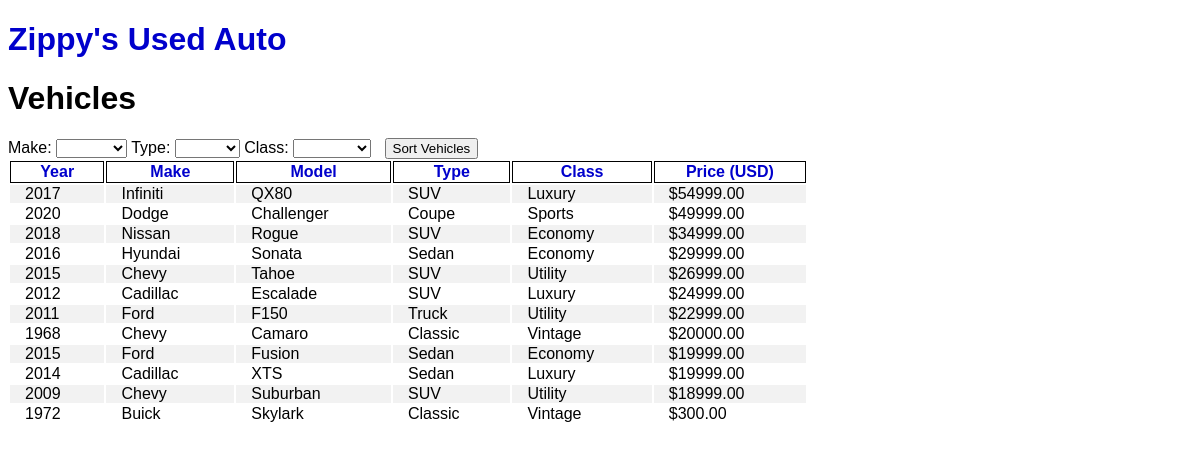
The page / on the database its author committed.
### tables this page shows
CREATE TABLE `vehicles` (
  `VehicleID` int(11) NOT NULL,
  `Year` int(11) NOT NULL,
  `Make` int(11) NOT NULL,
  `Model` varchar(20) NOT NULL,
  `Type` int(11) NOT NULL,
  `Class` int(11) NOT NULL,
  `Price` decimal(15,2) NOT NULL
);

CREATE TABLE `makes` (
  `MakeID` int(11) NOT NULL,
  `MakeName` varchar(20) NOT NULL
);

CREATE TABLE `types` (
  `TypeID` int(11) NOT NULL,
  `TypeName` varchar(20) NOT NULL
);

CREATE TABLE `classes` (
  `ClassID` int(11) NOT NULL,
  `ClassName` varchar(20) NOT NULL
);

### model/make_db.php (called while the page is built, shortened)
<?php
function get_makes(){
    global $db;
    $query = 'SELECT * FROM makes ORDER BY MakeID';
    $statement = $db->prepare($query);
    $statement->execute();
    $make = $statement->fetchAll();
    return $make;
}
function get_make_name($mID){
    global $db;
    $query = 'SELECT * FROM makes WHERE MakeID = :mID';
    $statement = $db->prepare($query);
    $statement->bindValue(':mID', $mID);
    $statement->execute();
    $make = $statement->fetch();
    $make_name = $make['MakeName'];
    return $make_name;
}
?>

### model/type_db.php (called while the page is built, shortened)
<?php
function get_types(){
    global $db;
    $query = 'SELECT * FROM types ORDER BY TypeID';
    $statement = $db->prepare($query);
    $statement->execute();
    $type = $statement->fetchAll();
    return $type;
}
function get_type_name($tID){
    global $db;
    $query = 'SELECT * FROM types WHERE TypeID = :tID';
    $statement = $db->prepare($query);
    $statement->bindValue(':tID', $tID);
    $statement->execute();
    $type = $statement->fetch();
    $type_name = $type['TypeName'];
    return $type_name;
}
?>

### model/class_db.php (called while the page is built, shortened)
<?php
function get_classes(){
    global $db;
    $query = 'SELECT * FROM classes ORDER BY ClassID';
    $statement = $db->prepare($query);
    $statement->execute();
    $classes = $statement->fetchAll();
    return $classes;
}
function get_class_name($cID){
    global $db;
    $query = 'SELECT * FROM classes WHERE ClassID = :cID';
    $statement = $db->prepare($query);
    $statement->bindValue(':cID', $cID);
    $statement->execute();
    $target_class = $statement->fetch();
    $class_name = $target_class['ClassName'];
    return $class_name;
}
?>

### model/vehicle_db.php (called while the page is built, shortened)
<?php
function list_vehicles(){
    global $db;
    $orderby = '';
    $sort = '';
    $query = "SELECT * FROM vehicles ";
    $query .= $orderby;
    $statement = $db->prepare($query);
    $statement->execute();
    $vehicles = $statement->fetchAll();
    return $vehicles;
}
?>

### view/vehicle_list.php (the view, shortened to what this page needs)
<?php
include 'view/header.php';
?>
<main>
    <h1>Vehicles</h1>
    <section>
        <form action="index.php" method="get" id="sort_vehicle_form">
        <label>Make:</label>
        <select name="make">
        <option value = ""></option>
            <?php
            $makes = get_makes();
            foreach ( $makes as $make ) :
            ?>
            <option value="<?php echo $make['MakeID']; ?>">
            </option>
            <?php
            endforeach;
            ?>
        </select>
        <label>Type:</label>
        <select name="type">
            <option value = ""></option>
            <?php
            $types = get_types();
            foreach ( $types as $type ) :
            ?>
            <option value="<?php echo $type['TypeID']; ?>">
            </option>
            <?php
            endforeach;
            ?>
        </select>
        <label>Class:</label>
        <select name="class">
        <option value = ""></option>
            <?php
            $classes = get_classes();
            foreach ( $classes as $class ) :
            ?>
            <option value="<?php echo $class['ClassID']; ?>">
            </option>
            <?php
            endforeach;
            ?>
        </select>
        <label>&nbsp;</label>
        <input type="submit" value="Sort Vehicles" />
        </form>
    </section>
    <section>
        <table>
            <tr>
                <th><a href="?orderby=year">Year</a></th>
                <th><a href="?orderby=make">Make</a></th>
                <th><a href="?orderby=model">Model</a></th>
                <th><a href="?orderby=type">Type</a></th>
                <th><a href="?orderby=class">Class</a></th>
                <th><a href="?orderby=price">Price (USD)</a></th>
            </tr>
            <tr>
                <?php
                foreach ($vehicles as $vehicle) :
                ?>
                <td><?php echo $vehicle['Year'] ?></td>
                <td><?php echo get_make_name($vehicle['Make']) ?></td>
                <td><?php echo $vehicle['Model'] ?></td>
                <td><?php echo get_type_name($vehicle['Type']) ?></td>
                <td><?php echo get_class_name($vehicle['Class']) ?></td>
                <td><?php echo "$".$vehicle['Price'] ?></td>
            </tr>
            <?php
            endforeach;
            ?>
        </table>
    </section>
</main>
<?php
include 'view/footer.php';
?>

### index.php
<?php
require("model/database.php");
require("model/vehicle_db.php");
require("model/make_db.php");
require("model/type_db.php");
require("model/class_db.php");
$action = filter_input(INPUT_POST, 'action');
if($action == NULL){
    $action = filter_input(INPUT_GET, 'action');
    if($action == NULL){
        $action = 'list_vehicles';
    }
}
if($action == 'list_vehicles'){
    $vehicles = list_vehicles();
    include('view/vehicle_list.php');
}
?>

### view/header.php (shortened to what this page needs)
<!DOCTYPE html>
<html lang="en">
<head>
</head>
<body>
    <main>
        <header>
            <h1><a href="<?php  echo $_SERVER['PHP_SELF']; ?>">Zippy's Used Auto</a></h1>
        </header>

### view/footer.php (shortened to what this page needs)
</body>

### view/header.php (style rules this page uses)
table, ul { width: 800px; max-width: 100%; }
td { padding: 0 15px; }
th { border: 1px solid #000; }
tr:nth-child(even), .cat_li:nth-child(even) { background-color: #f2f2f2; }
a { color: #00c; text-decoration: none; }
html { font-family: Arial, Helvetica, sans-serif }

### rows shown on the page
vehicles: Year "2017", Make.MakeName "Infiniti", Model "QX80", Type.TypeName "SUV", Class.ClassName "Luxury", Price "54999.00"
vehicles: Year "2020", Make.MakeName "Dodge", Model "Challenger", Type.TypeName "Coupe", Class.ClassName "Sports", Price "49999.00"
vehicles: Year "2018", Make.MakeName "Nissan", Model "Rogue", Type.TypeName "SUV", Class.ClassName "Economy", Price "34999.00"
vehicles: Year "2016", Make.MakeName "Hyundai", Model "Sonata", Type.TypeName "Sedan", Class.ClassName "Economy", Price "29999.00"
vehicles: Year "2015", Make.MakeName "Chevy", Model "Tahoe", Type.TypeName "SUV", Class.ClassName "Utility", Price "26999.00"
vehicles: Year "2012", Make.MakeName "Cadillac", Model "Escalade", Type.TypeName "SUV", Class.ClassName "Luxury", Price "24999.00"
vehicles: Year "2011", Make.MakeName "Ford", Model "F150", Type.TypeName "Truck", Class.ClassName "Utility", Price "22999.00"
vehicles: Year "1968", Make.MakeName "Chevy", Model "Camaro", Type.TypeName "Classic", Class.ClassName "Vintage", Price "20000.00"
vehicles: Year "2015", Make.MakeName "Ford", Model "Fusion", Type.TypeName "Sedan", Class.ClassName "Economy", Price "19999.00"
vehicles: Year "2014", Make.MakeName "Cadillac", Model "XTS", Type.TypeName "Sedan", Class.ClassName "Luxury", Price "19999.00"
vehicles: Year "2009", Make.MakeName "Chevy", Model "Suburban", Type.TypeName "SUV", Class.ClassName "Utility", Price "18999.00"
vehicles: Year "1972", Make.MakeName "Buick", Model "Skylark", Type.TypeName "Classic", Class.ClassName "Vintage", Price "300.00"
